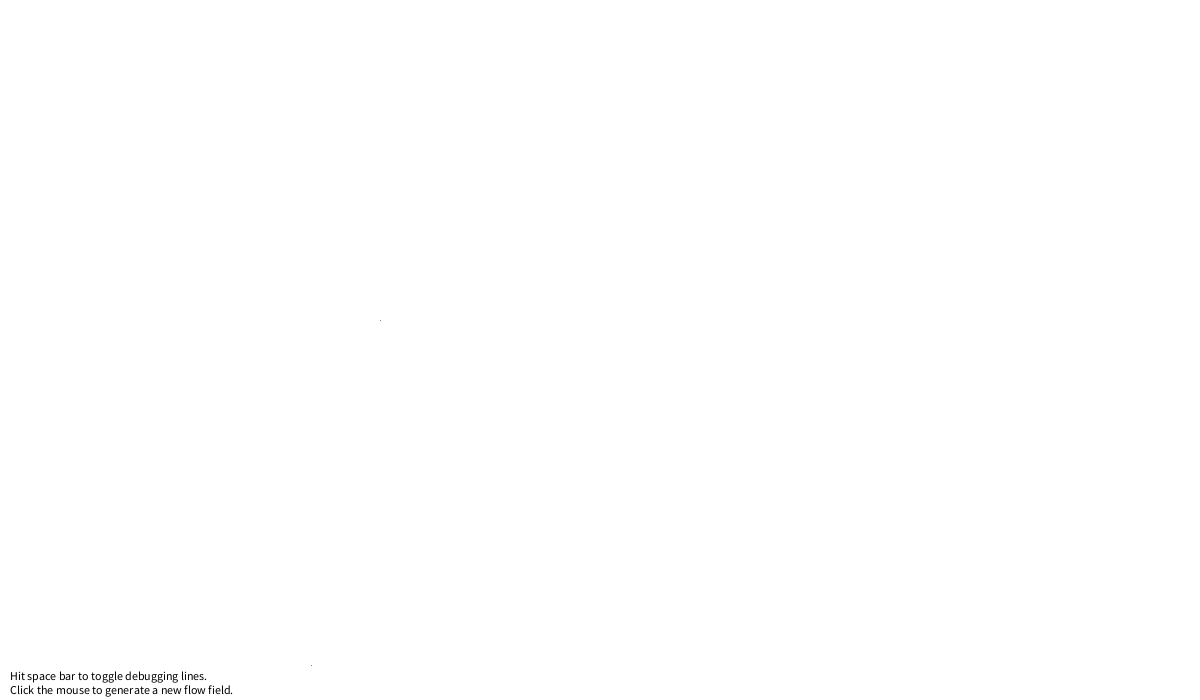
Frame 1 (no input)
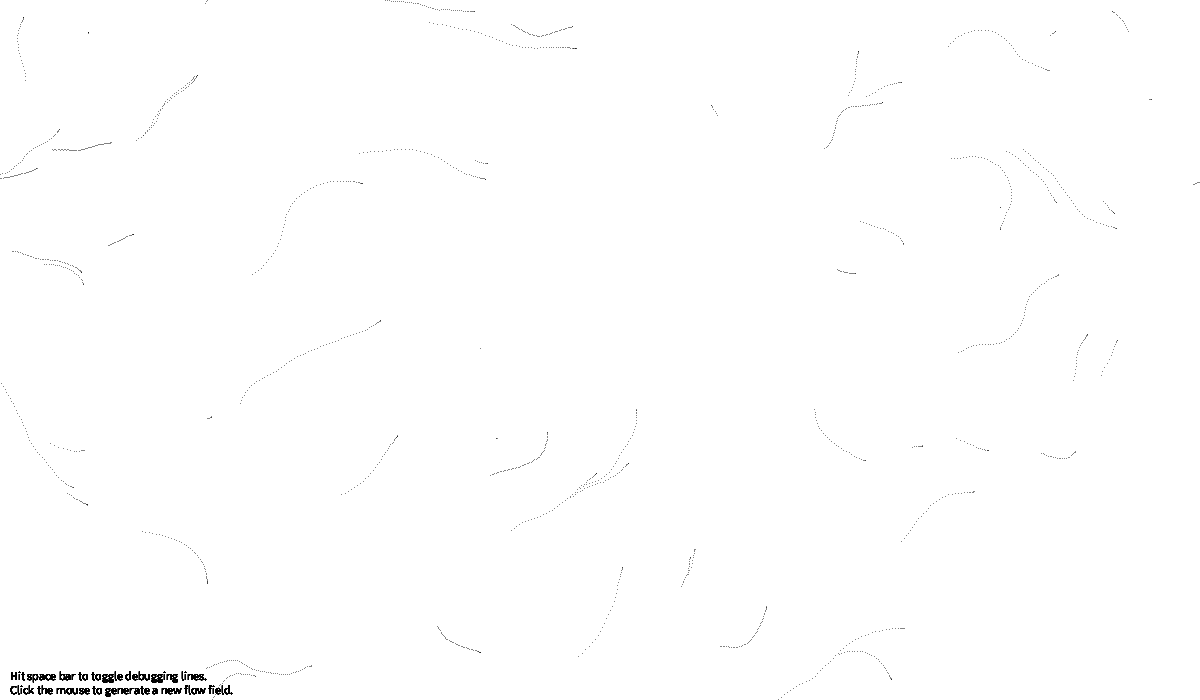
Frame 60 (the mouse pressed at the canvas centre just before this capture)
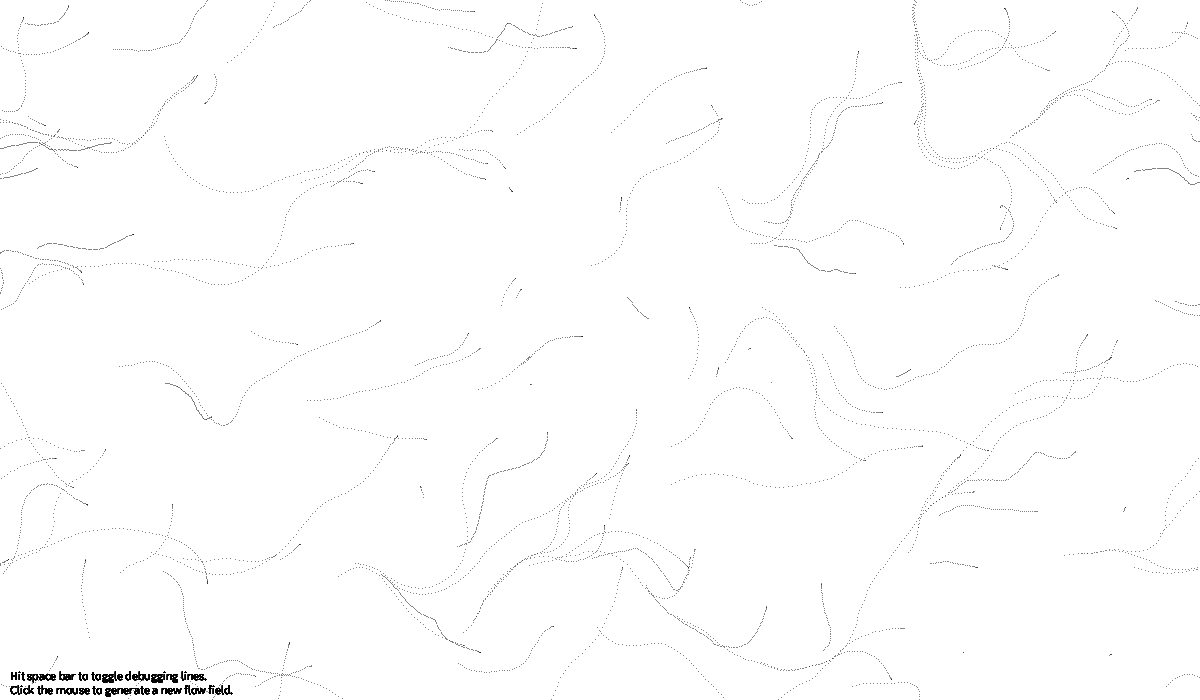
Frame 120 (the mouse held since frame 60 and released just before this capture)

The Processing sketch that drew these frames (run headless with seeded random() and noise(); from frame 60 on, the mouse is pressed at the canvas centre):

// Processing sketch: FlowField
// ── FlowField.pde
boolean debug = false;

// Flowfield object
Flow flowfield;
// An ArrayList of vehicles
ArrayList<Vehicle> vehicles;

void setup() {
  size(1200, 700);
  smooth();
  // Make a new flow field with "resolution" of 16
  flowfield = new Flow(10);
  vehicles = new ArrayList<Vehicle>();
  // Make a whole bunch of vehicles with random maxspeed and maxforce values
  for (int i = 0; i < 1; i++) {
    vehicles.add(new Vehicle(new PVector(random(width), random(height)), random(1,5), random(0.1, 0.5)));
  }
  background(255);
}

void draw() {
  
  vehicles.add(new Vehicle(new PVector(random(width), random(height)), random(1,5), random(0.1, 0.5)));
  
  
  // Display the flowfield in "debug" mode
  if (debug) flowfield.display();
  // Tell all the vehicles to follow the flow field
  for (Vehicle v : vehicles) {
    v.follow(flowfield);
    v.run();
  }

  // Instructions
  fill(0);
  text("Hit space bar to toggle debugging lines.\nClick the mouse to generate a new flow field.",10,height-20);
}


void keyPressed() {
  if (key == ' ') {
    debug = !debug;
  }
}

// Make a new flowfield
void mousePressed() {
  flowfield.init();
}

void mouseDragged() {
  vehicles.add(new Vehicle(new PVector(mouseX,mouseY),random(5,10),random(0.1,0.5)));
} 
// ── Flow.pde
class Flow {

  // A flow field is a two dimensional array of PVectors
  PVector[][] field;
  int cols, rows; // Columns and Rows
  int resolution; // How large is each "cell" of the flow field

  Flow(int r) {
    resolution = r;
    // Determine the number of columns and rows based on sketch's width and height
    cols = width/resolution;
    rows = height/resolution;
    field = new PVector[cols][rows];
    init();
  }

  void init() {
    
    // Reseed noise so we get a new flow field every time
    noiseSeed((int)random(10000));
    float xoff = 0;
    for (int i = 0; i < cols; i++) {
      float yoff = 0;
      for (int j = 0; j < rows; j++) {
        float theta = map(noise(xoff,yoff),0,1,0,TWO_PI);
        // Polar to cartesian coordinate transformation to get x and y components of the vector
        //field[i][j] = new PVector(cos(theta),sin(theta));
        field[i][j]=PVector.fromAngle(theta);
        yoff += 0.1;
      }
      xoff += 0.1;
    }
    
  }

  // Draw every vector
  void display() {
    for (int i = 0; i < cols; i++) {
      for (int j = 0; j < rows; j++) {
        drawVector(field[i][j],i*resolution,j*resolution,resolution-2);
      }
    }

  }

  // Renders a vector object 'v' as an arrow and a location 'x,y'
  void drawVector(PVector v, float x, float y, float scayl) {
    pushMatrix();
    float arrowsize = 4;
    // Translate to location to render vector
    translate(x,y);
    stroke(0,100);
    // Call vector heading function to get direction (note that pointing up is a heading of 0) and rotate
    rotate(v.heading2D());
    // Calculate length of vector & scale it to be bigger or smaller if necessary
    float len = v.mag()*scayl;
    // Draw three lines to make an arrow (draw pointing up since we've rotate to the proper direction)
    line(0,0,len,0);
    //line(len,0,len-arrowsize,+arrowsize/2);
    //line(len,0,len-arrowsize,-arrowsize/2);
    popMatrix();
  }

  PVector lookUp(PVector lookup) {
    int column = int(constrain(lookup.x/resolution,0,cols-1));
    int row = int(constrain(lookup.y/resolution,0,rows-1));
    return field[column][row].get();
  }


}
// ── Vehicle.pde
class Vehicle {
  PVector loc;
  PVector acc;
  PVector vel;
  float r=5;
  float maxspeed;
  float maxforce;
  Vehicle(PVector l,float ms,float mf) {
    //loc=new PVector(random(width),random(height));
    loc=l.get();
    maxspeed=ms;
    maxforce=mf;
    acc=new PVector(0,0);
    vel=new PVector(0,0);
  } 
  void run() {
    //show();
    display();
    update();
    borders();
  } 
  
  void show() {
    float theta = vel.heading2D() + radians(90);
    fill(175);
    stroke(0);
    pushMatrix();
    translate(loc.x, loc.y);
    rotate(theta);
    beginShape(TRIANGLES);
    vertex(0, -r*2);
    vertex(-r, r*2);
    vertex(r, r*2);
    endShape();
    popMatrix();
    
  } 
  
  void display() {
    stroke(0,175);
    ///strokeWeight(2);
    point(loc.x,loc.y);
  } 
  
  void update() {
    vel.add(acc);
    vel.limit(maxspeed);
    loc.add(vel);
    acc.mult(0);
  } 
  
  void applyForce(PVector f) {
    acc.add(f);
  } 
  
  void follow(Flow f) {
    PVector desired=f.lookUp(loc);
    desired.mult(maxspeed);
    PVector steer=PVector.sub(desired,vel);
    steer.limit(maxforce);
    applyForce(steer);
  } 
  
  void borders() {
    if (loc.x < -r) loc.x = width+r;
    if (loc.y < -r) loc.y = height+r;
    if (loc.x > width+r) loc.x = -r;
    if (loc.y > height+r) loc.y = -r;
  }
  
  
  
  
} 
